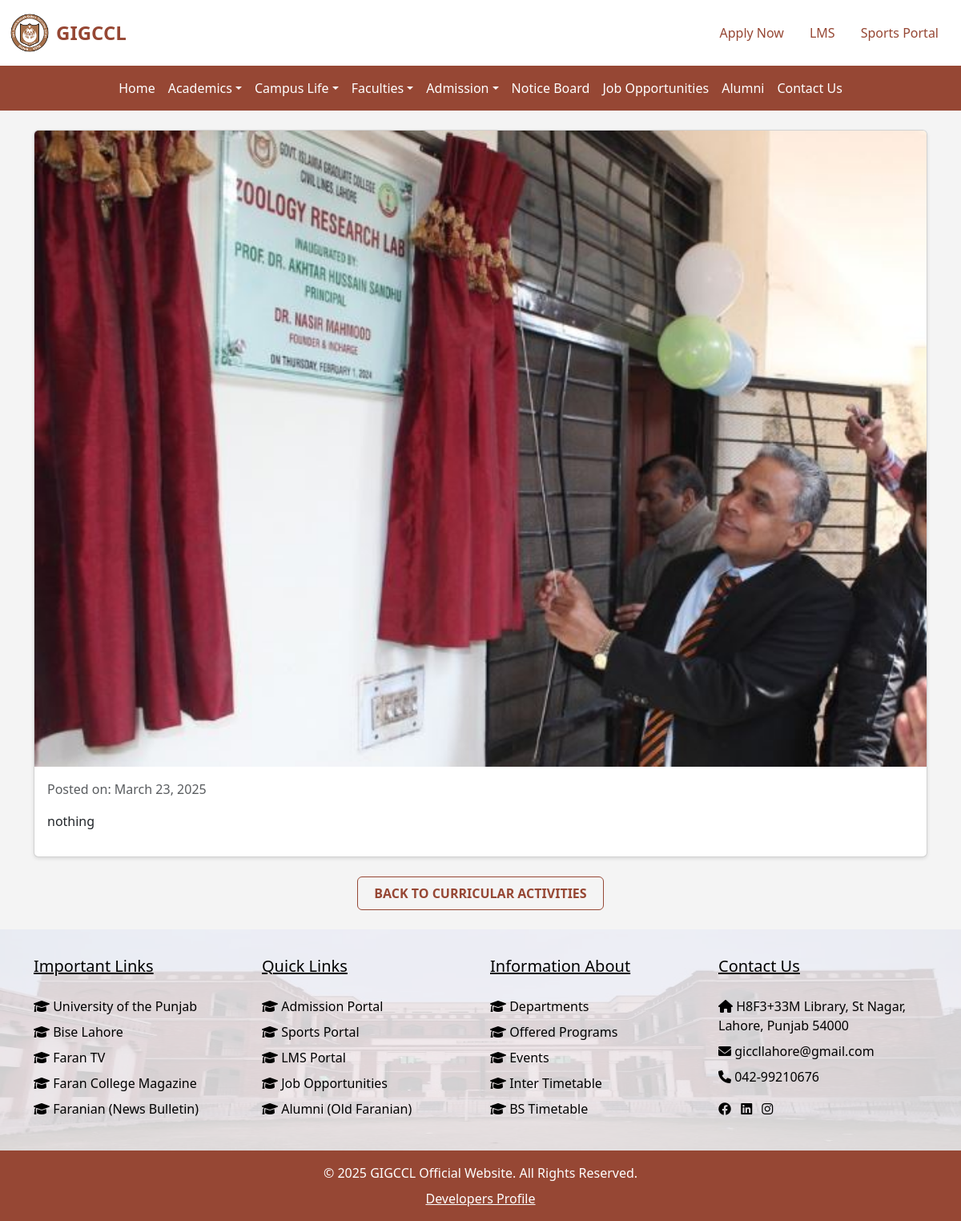
The page /events/curricular_activity/2/ on the database its author committed.
### events/models.py (models this page shows, shortened)
class CurricularActivity(models.Model):
    title = models.CharField(max_length=255)
    image = models.ImageField(upload_to='curricular_activities/')
    description = CKEditor5Field(config_name='extends')  # Using CKEditor5Field
    posted_date = models.DateField(default=timezone.now)

### events/views.py (the view)
# urls.py: path('curricular_activity/<int:curricular_activity_id>/', curricular_activity_detail, name='curricular_activity_detail'),
def curricular_activity_detail(request, curricular_activity_id):
    curricular_activity = get_object_or_404(CurricularActivity, id=curricular_activity_id)
    return render(request, 'events/curricular_activity_detail.html', {'curricular_activity': curricular_activity})

### events/templates/events/curricular_activity_detail.html (shortened to what this page needs)
{% extends 'base.html' %}
{% block content %}
<div class="container my-4">
    <div class="card curricular_activity-detail-card">
        <img src="{{ curricular_activity.image.url }}" class="card-img-top" alt="{{ curricular_activity.title }}">
        <div class="card-body">
            <p class="text-muted">Posted on: {{ curricular_activity.posted_date }}</p>
            <div class="curricular_activity-description" data-aos="zoom-in" data-aos-duration="500">
                {{ curricular_activity.description|safe }}
            </div>
        </div>
    </div>
    <div class="text-center mt-4">
        <a href="{% url 'curricular_activity_list' %}" class="btn back-btn">Back to Curricular Activities</a>
    </div>
</div>
{% endblock %}

### static/css/styles.css (style rules this page uses)
body { background-color: #f4f4f4; }

### events/templates/events/curricular_activity_detail.html (style rules this page uses)
.curricular_activity-detail-card { box-shadow: 0 2px 4px rgba(0, 0, 0, 0.1); }
.curricular_activity-description { text-align: justify; }
.back-btn { border: 1px solid #964734; color: #964734; padding: 8px 20px; font-weight: bold; text-transform: uppercase; }

### rows shown on the page
CurricularActivity: image (picture), posted_date "March 23, 2025", description "nothing"
